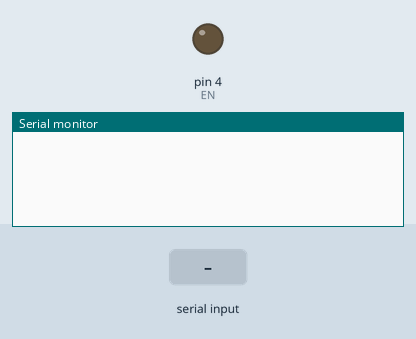
Simulated run of this sketch. Board: Arduino Uno, built with avr-gcc and run on an emulated ATmega328P. Shown: output pins drawn as LEDs (lit = HIGH), the last lines printed to the serial monitor. The test bench sets the inputs (shaded band).

Above: at 1.2 s.
1.3 s: "1\n" received over Serial
At 2.2 s:
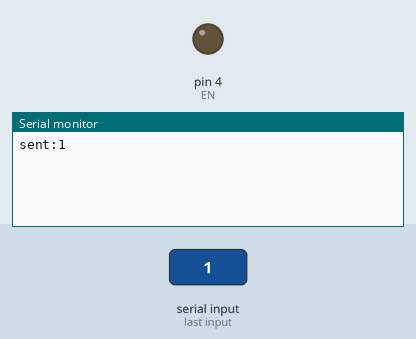
2.8 s: "1\n" received over the second serial link
At 3.1 s:
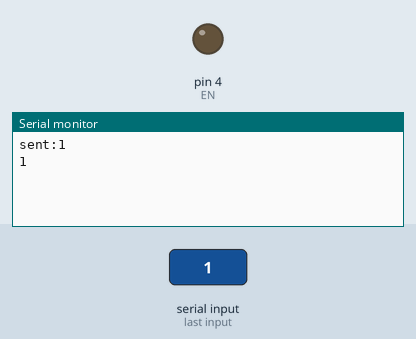

The sketch:

LoRa.ino
```cpp
// #include <LoRa.h>
// #include <SPI.h>
#include <SoftwareSerial.h> // Rx, Tx에 연결된 모듈과 UART 통신

SoftwareSerial lora(0, 1);// SoftwareSerial(Rx, Tx)
const char EN = 4;  // LoRa 모듈 활성화(Enable) 핀
const char AUX = 5; // 보조(Auxiliary) 핀 (코드에서는 사용되지 않음)

void setup() {
  Serial.begin(9600);
  lora.begin(9600);
  pinMode(EN, OUTPUT);
  digitalWrite(EN, LOW); // LOW:작동, HIGH:절전모드
}

void loop() {
  //송신 코드
  if (Serial.available()){
    String message_send;
    message_send = Serial.readStringUntil('\n');
    //lora.write(message_send) // 데이터를 가공하지 않고 1바이트씩 보냄
     lora.println(message_send); // 문자열 형태로 데이터를 보냄
     Serial.println("sent:"+message_send);
  }

  //수신 코드
  if (lora.available()){
    String message_recieved;
    message_recieved = lora.readStringUntil('\n');
    Serial.println(message_recieved);
  }
}
```

Measured:
- after the input at 1.3 s, the serial monitor: prints a new line at once (image 1)
- after the input at 2.8 s, the serial monitor: prints a new line at once (image 2)
